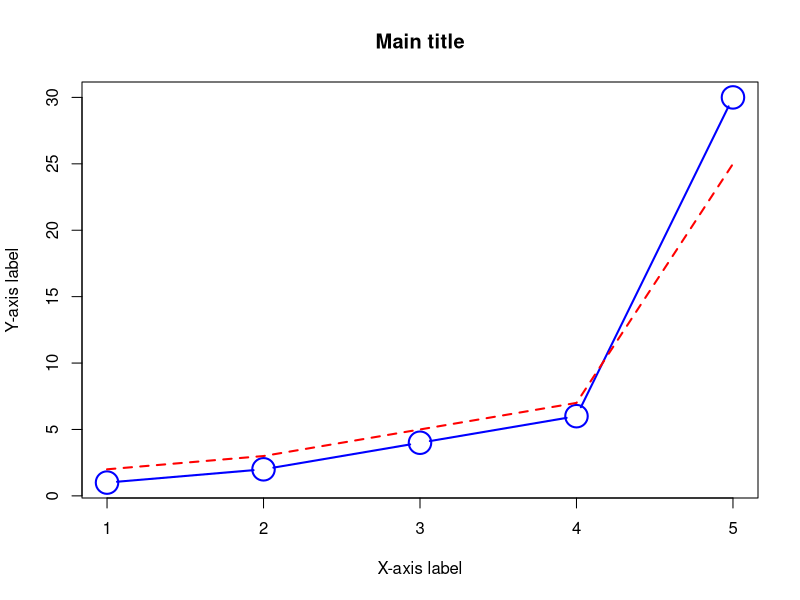
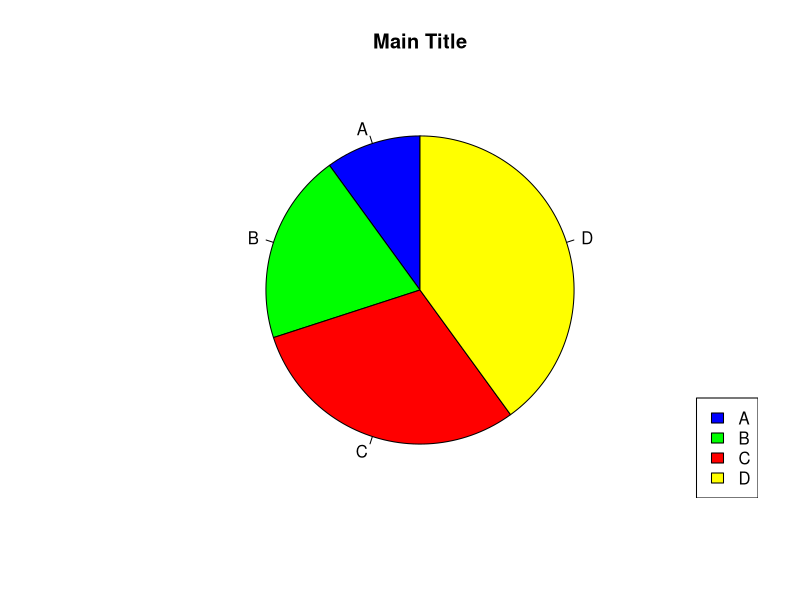
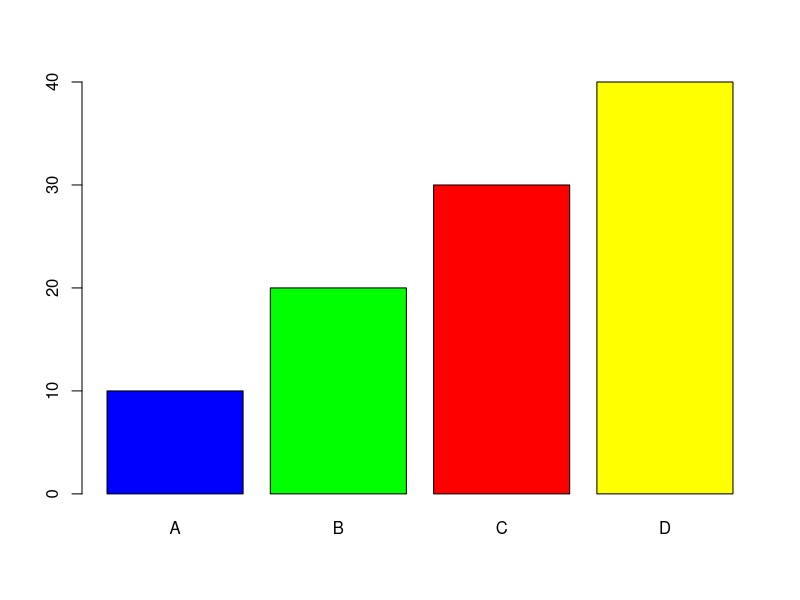
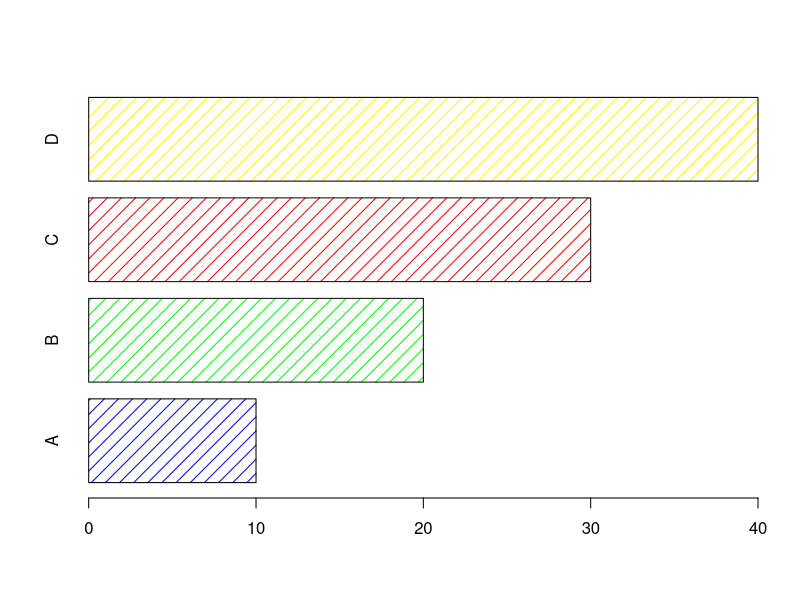

Source code (R) for these figures, in order: (Note: this script raises an error after producing the figures.)
x=c(1,2,3,4,5)
y=c(1,2,4,6,30)
y2=c(2,3,5,7,25)

#cex is for size, pch is for point shape, type is for line type, lwd is for line width
plot(x, y, main="Main title", xlab="X-axis label", ylab="Y-axis label",
     col='blue', cex = 3, pch = 1, type = 'b', lwd= 2,
     )
# Add additional line (note: lines(), no type=)
lines(x, y2,
      lty = 2,        # dashed line
      lwd = 2,
      col = "red")

# types
# p : points only
# l : lines only
# b : both points and lines
# c : lines excluding endpoints
# o : overplotted points and lines
# h : histogram vertical lines
# s : staircase step
# S : other staircase step
# n : axes only, no plot

#lty is for line style
# 1: solid line
# 2: dashed line
# 3: dotted line
# 4: dotdash line
# 5: longdash line
# 6: twodash line



# pie-chart
p1 <- c(10,20,30,40)
myLabels <- c('A','B','C','D')
myColors <- c('blue','green','red','yellow')
pie(p1, init.angle = 90, label = myLabels, main='Main Title',
# init.angle rotates the start of the pie chart, positive means anti-clockwise
    col=myColors)
legend("bottomright", myLabels, fill = myColors)

# bar graphs
barplot(p1, names.arg = myLabels, col=myColors)
# horiz = TRUE for horizontal bars; density=10 for shading
barplot(p1, names.arg = myLabels, col=myColors, density=10, horiz=TRUE)


#ggplot2
#install.packages("ggplot2")   # only once
library(ggplot2)
# Check mpg dataset from ggplot2
head(mpg) # first six rows
summary(mpg) # summary statistics
structure(mpg) # structure of dataset
colnames(mpg) # column names
mpg

#Save the dataset as an xls file
install.packages("writexl")   # only once
library(writexl)              # every new session
write_xlsx(mpg, "xls/mpg_data.xlsx")

# three key components of every plot: data, aesthetics and geoms
# Data; Aesthetic mapping; Geom function {geom_point(), geom_histogram(), geom_line()}
ggplot(mpg, aes(x = displ, y = hwy)) + geom_point()
ggplot(mpg, aes(cty, hwy)) + geom_point()

ggplot(mpg, aes(cty)) + geom_histogram()
ggplot(mpg, aes(cty)) + geom_histogram(binwidth = 0.5) #binwidth: width of each bar

ggplot(mpg, aes(cty)) + geom_bar(stat = "count") # default for geom_bar(), works as a histogram, 
# stat = "identity" requires y-axis to be numeric as it sets the 'frequency' values directly from given y-axis data rather than count x-axis data
ggplot(mpg, aes(drv)) + geom_bar() 
ggplot(mpg, aes(cyl)) + geom_bar()

ggplot(mpg, aes(cyl, fill=drv)) + geom_bar() #fill bars by drv

cylF=as.factor(mpg$cyl) #as.factor() converts numeric to categorical variable
ggplot(mpg, aes(drv, fill=cylF)) + geom_bar() #fill bars by cylF

ggplot(mpg, aes(displ)) + 
  geom_histogram()
ggplot(mpg, aes(displ)) + 
  geom_freqpoly() # frequency polygon: line graph of histogram
ggplot(mpg, aes(displ, colour=drv)) + 
  geom_freqpoly(binwidth=1) # line graph of histogram colored by drv

ggplot(economics, aes(date, unemploy)) + geom_line()
ggplot(mpg, aes(drv, hwy)) + geom_point() #when x-axis is categorical, points stack up, creating problems
ggplot(mpg, aes(drv, hwy)) + geom_jitter() #hence this shifts the points marginally for visibility of density
ggplot(mpg, aes(drv, hwy)) + geom_boxplot() #classic box and whisker plot
ggplot(mpg, aes(drv, hwy)) + geom_violin() #more precise than boxplot, shows density

#Saving plots:
  ggplot(mpg, aes(cty, hwy)) + geom_point() + xlab("city (mpg)") + ylab("highway (mpg)")

p <- ggplot(mpg, aes(cty, hwy)) + geom_point() + xlab("city (mpg)") + ylab("highway (mpg)")
ggsave("plot1.png", p, width = 5, height = 5)

pdf("plot1.pdf", width = 4, height = 6)
ggplot(mpg, aes(cty, hwy)) + geom_point() + xlab("city (mpg)") + ylab("highway (mpg)")
dev.off()

ggplot(mpg, aes(displ, cty)) + geom_point()
ggsave("output.pdf")

p <- ggplot(mpg, aes(displ, cty)) + geom_point()
ggsave("output.pdf", plot = p, width = 8, height = 6, units = "in")
# ggsave() can produce .eps, .pdf, .svg, .wmf, .png, .jpg, .bmp, and .tiff
# size in in, cm, mm, px

#Size, shape, color:
  # aes(displ, hwy, colour/shape/size = ___)
  ggplot(mpg, aes(displ, hwy, colour=class, shape=drv, size=cyl)) + geom_point()
ggplot(mpg, aes(displ, hwy, colour=class, shape=drv)) + geom_point(size=2)
ggplot(mpg, aes(displ, hwy, shape=drv)) + geom_point(colour='blue', size=2)

#Categorical variables for separating plots:
  ggplot(mpg, aes(displ, hwy)) + geom_point() + facet_wrap(~class)

ggplot(mpg, aes(displ)) + geom_histogram()
ggplot(mpg, aes(displ)) + geom_freqpoly()
ggplot(mpg, aes(displ, fill=drv)) + geom_histogram()
ggplot(mpg, aes(displ, colour=drv)) + geom_freqpoly(binwidth=1)

+facet_wrap(~fl, ncol = 1)

ggplot(mpg, aes(displ, fill = drv)) + geom_histogram(binwidth = 0.5) +
  facet_wrap(~fl, ncol = 1)

ggplot(mpg, aes(displ, hwy)) + geom_point() + geom_smooth()
ggplot(mpg, aes(displ, hwy)) + geom_point() + geom_smooth(method = "lm")

